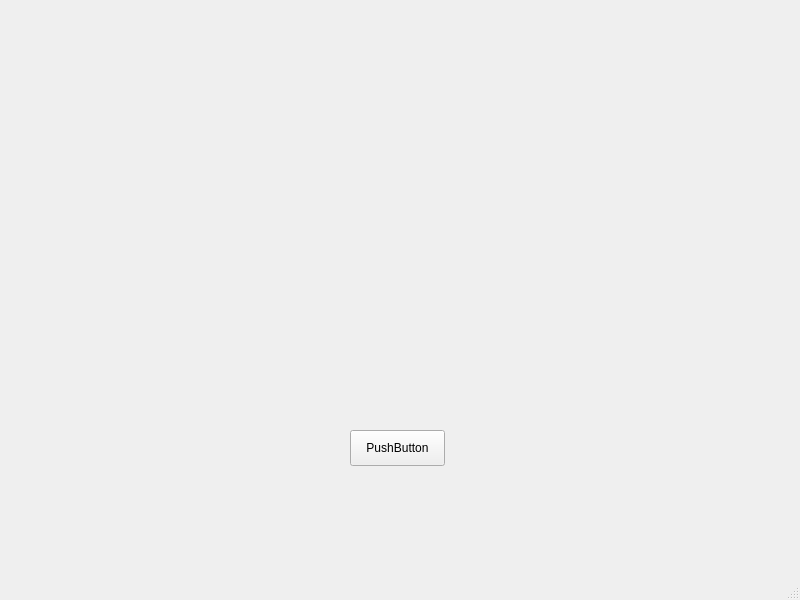
<?xml version="1.0" encoding="UTF-8"?>
<ui version="4.0">
 <class>MainWindow</class>
 <widget class="QMainWindow" name="MainWindow">
  <property name="geometry">
   <rect>
    <x>0</x>
    <y>0</y>
    <width>800</width>
    <height>600</height>
   </rect>
  </property>
  <property name="windowTitle">
   <string>MainWindow</string>
  </property>
  <widget class="QWidget" name="centralwidget">
   <widget class="QPushButton" name="pushButton">
    <property name="geometry">
     <rect>
      <x>350</x>
      <y>430</y>
      <width>95</width>
      <height>36</height>
     </rect>
    </property>
    <property name="text">
     <string>PushButton</string>
    </property>
   </widget>
   <widget class="QLabel" name="label">
    <property name="geometry">
     <rect>
      <x>270</x>
      <y>120</y>
      <width>301</width>
      <height>221</height>
     </rect>
    </property>
    <property name="text">
     <string/>
    </property>
   </widget>
  </widget>
  <widget class="QMenuBar" name="menubar">
   <property name="geometry">
    <rect>
     <x>0</x>
     <y>0</y>
     <width>800</width>
     <height>27</height>
    </rect>
   </property>
  </widget>
  <widget class="QStatusBar" name="statusbar"/>
 </widget>
 <resources/>
 <connections/>
</ui>
